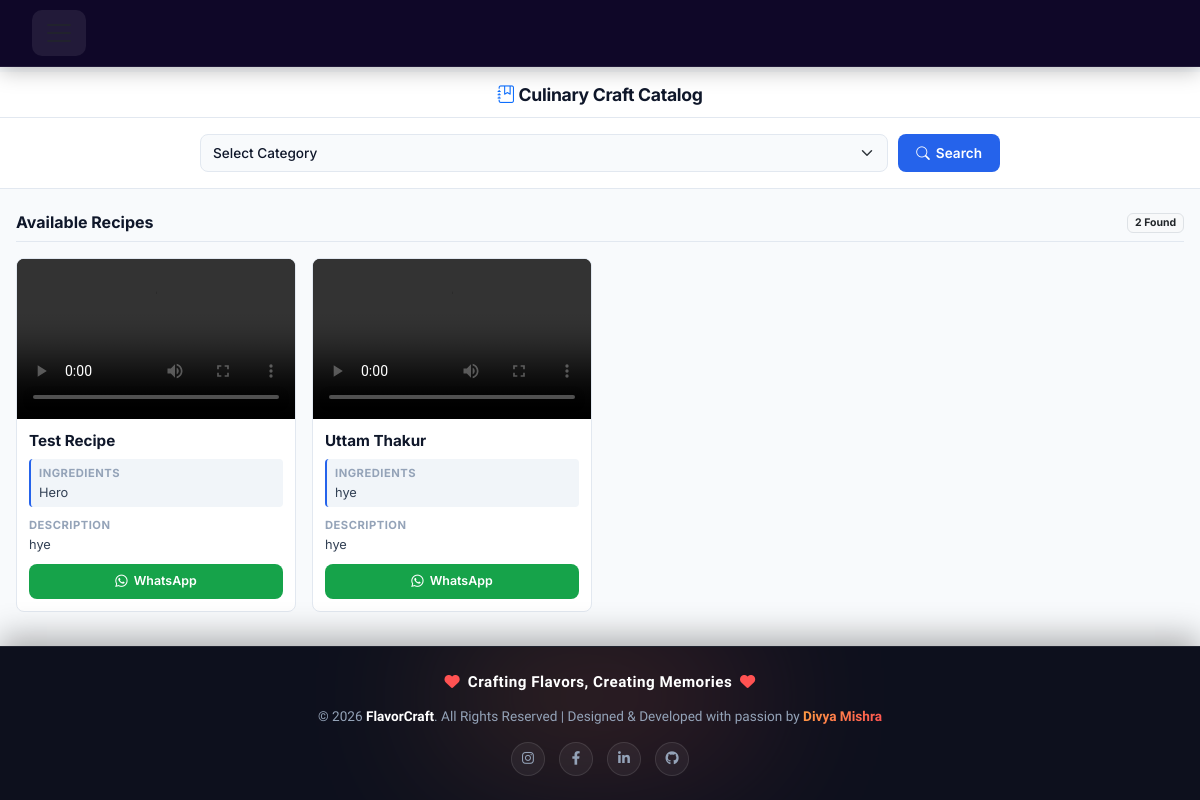
The page /search_video/ (signed in) on the database its author committed.
### project_app/models.py (models this page shows, shortened)
class RecipeVideo(models.Model):
    creator=models.ForeignKey(CreatorDetail,on_delete=models.CASCADE)
    phone = models.CharField(max_length=10)
    name = models.CharField(max_length=150)
    recipe_category = models.CharField(
        max_length=100
    )
    ingredients = models.TextField()
    recipe_video = models.FileField(
        upload_to='recipe_videos/'
    )
    thumbnail = models.ImageField(upload_to="recipe_thumbnails/", blank=True, null=True)
    description = models.TextField()
    cooking_time = models.PositiveIntegerField(default=30)
    difficulty = models.CharField(max_length=30, default='Medium')
    food_type = models.CharField(max_length=20, default='Vegetarian')
    likes = models.PositiveIntegerField(default=0)
    views = models.PositiveIntegerField(default=0)
    status = models.CharField(max_length=20, default='Published')
    servings = models.PositiveIntegerField(default=2)
    date = models.DateField(auto_now_add=True)

### project_app/views.py (the view)
# urls.py: path("search_video/",views.search_video,name="search_video page"),
def search_video(request):
    email_id = request.session.get("session_key")
    if not email_id:
        messages.info(request, "Please login to search recipe videos")
        return redirect("user_login page")
    user_object = UserDetail.objects.get(email=email_id)
    recipe_video_list = RecipeVideo.objects.all().order_by("-date")
    selected_category = ""
    if request.method == "POST":
        selected_category = (request.POST.get("recipe_category") or "").strip()
        if selected_category:
            recipe_video_list = recipe_video_list.filter(recipe_category=selected_category)
    return render(request, "user/search_video.html", {
        "r_key": recipe_video_list,
        "selected_category": selected_category,
        "user_key": user_object,
    })

### project_app/context_processors.py (called while the page is built)
def session_account(request):
    email = request.session.get("session_key")
    role = request.session.get("role")
    account = None
    if email and role == "user":
        account = UserDetail.objects.filter(email=email).first()
    elif email and role == "creator":
        account = CreatorDetail.objects.filter(email=email, is_blocked=False).first()
    if not account:
        return {
            "site_account": None,
            "site_role": None,
            "site_is_logged_in": False,
        }
    return {
        "site_account": account,
        "site_role": role,
        "site_is_logged_in": True,
        "site_account_name": account.name,
    }

### project_app/templates/user/search_video.html (shortened to what this page needs)
<!DOCTYPE html>
{% load static %}
<html lang="en">
<head>
    {% include 'common/common_css.html' %}
    <link rel="stylesheet" href="https://cdn.jsdelivr.net/npm/bootstrap-icons@1.11.1/font/bootstrap-icons.css">
</head>
<body>
    {% include 'user/user_header.html' %}
    <header class="top-navbar text-center">
        <h1 class="brand-title"><i class="bi bi-journal-bookmark text-primary"></i> Culinary Craft Catalog</h1>
    </header>
    <section class="search-section">
        <div class="search-wrapper">
            <form action="/search_video/" method="post">
                <div class="search-box">
                    <div class="flex-grow-1">
                        <select class="form-select form-select-sm-custom" name="recipe_category" required>
                            <option value="" selected disabled>Select Category</option>
                        </select>
                    </div>
                    <button type="submit" class="btn-sm-custom">
                        <i class="bi bi-search"></i> Search
                    </button>
                </div>
            </form>
        </div>
    </section>
    <main class="main-container">
        {% if r_key %}
            <div class="results-header">
                <h2 class="results-title">Available Recipes</h2>
                <span class="badge bg-light text-dark border">{{ r_key|length }} Found</span>
            </div>
            <div class="recipe-grid">
                {% for recipe in r_key %}
                <article class="recipe-card">
                    <div class="video-container">
                        {% if recipe.recipe_video %}
                            <video controls preload="metadata">
                                <source src="{{ recipe.recipe_video.url }}" type="video/mp4">
                            </video>
                        {% else %}
                            <div class="d-flex h-100 align-items-center justify-content-center text-white small">
                                Video unavailable
                            </div>
                        {% endif %}
                    </div>
                    <div class="card-content">
                        <h3 class="recipe-name">{{ recipe.name }}</h3>
                        <div class="ingredients-chip">
                            <div class="section-label">Ingredients</div>
                            <div class="text-block mb-0">{{ recipe.ingredients }}</div>
                        </div>
                        <div>
                            <div class="section-label">Description</div>
                            <p class="text-block">{{ recipe.description }}</p>
                        </div>
                        <a href="https://wa.me/91{{ recipe.phone }}" target="_blank" class="btn-whatsapp-compact">
                            <i class="bi bi-whatsapp"></i> WhatsApp
                        </a>
                    </div>
                </article>
                {% endfor %}
            </div>
        {% else %}
            <div class="empty-box">
                <i class="bi bi-inbox"></i>
                <h6 class="fw-bold mb-1">No Recipe Videos Selected</h6>
                <p class="text-muted small mb-0">Choose a category from the dropdown above to view results.</p>
            </div>
        {% endif %}
    </main>
    {% include 'common/footer.html' %}
</body>
</html>

### project_app/static/css/style.css (style rules this page uses)
* { box-sizing: border-box; }
body { background-image: url(images\background.jpeg); }

### project_app/static/css/responsive.css (style rules this page uses)
html { width: 100%; overflow-x: hidden; }
body { width: 100%; max-width: 100%; overflow-x: hidden; }
img, video, iframe, canvas, svg { max-width: 100%; }
img, video { height: auto; }
input, select, textarea, button { max-width: 100%; }

### project_app/templates/user/search_video.html (style rules this page uses)
:root { --primary: #2563eb; --primary-hover: #1d4ed8; --brand-whatsapp: #16a34a; --brand-whatsapp-hover: #15803d; --bg-base: #f8fafc; --border-color: #e2e8f0; --text-dark: #0f172a; --text-muted: #64748b; --radius: 8px; }
body { font-family: 'Inter', sans-serif; background-color: var(--bg-base); color: var(--text-dark); min-height: 100vh; display: flex; flex-direction: column; font-size: 0.875rem; padding-top: 72px; }
.top-navbar { background: #ffffff; border-bottom: 1px solid var(--border-color); padding: 12px 24px; }
.brand-title { font-size: 1.1rem; font-weight: 700; color: var(--text-dark); margin: 0; letter-spacing: -0.3px; }
.search-section { background: #ffffff; border-bottom: 1px solid var(--border-color); padding: 16px 24px; }
.search-wrapper { max-width: 800px; margin: 0 auto; }
.search-box { display: flex; gap: 10px; align-items: center; }
.form-select-sm-custom { height: 38px; border-radius: var(--radius); border: 1px solid var(--border-color); font-size: 0.85rem; font-weight: 500; color: var(--text-dark); background-color: #f8fafc; transition: all 0.2s; }
.btn-sm-custom { height: 38px; padding: 0 18px; background-color: var(--primary); border: none; border-radius: var(--radius); font-size: 0.85rem; font-weight: 600; color: #ffffff; display: flex; align-items: center; gap: 6px; white-space: nowrap; transition: background 0.2s; }
.main-container { max-width: 1200px; margin: 0 auto; padding: 24px 16px; width: 100%; flex: 1; }
.results-header { display: flex; justify-content: space-between; align-items: center; margin-bottom: 16px; padding-bottom: 8px; border-bottom: 1px solid var(--border-color); }
.results-title { font-size: 1rem; font-weight: 700; margin: 0; }
.recipe-grid { display: grid; grid-template-columns: repeat(auto-fill, minmax(260px, 1fr)); gap: 16px; }
.recipe-card { background: #ffffff; border: 1px solid var(--border-color); border-radius: var(--radius); overflow: hidden; display: flex; flex-direction: column; transition: border-color 0.2s, box-shadow 0.2s; }
.video-container { position: relative; width: 100%; height: 160px; background-color: #000000; }
.video-container video { width: 100%; height: 100%; object-fit: cover; }
.card-content { padding: 12px; display: flex; flex-direction: column; flex: 1; }
.recipe-name { font-size: 0.95rem; font-weight: 700; color: var(--text-dark); margin-bottom: 8px; line-height: 1.3; }
.section-label { font-size: 0.7rem; text-transform: uppercase; letter-spacing: 0.5px; font-weight: 700; color: var(--text-muted); margin-bottom: 2px; }
.text-block { font-size: 0.8rem; color: #334155; line-height: 1.4; margin-bottom: 10px; }
.ingredients-chip { background-color: #f1f5f9; border-radius: 4px; padding: 6px 8px; margin-bottom: 10px; border-left: 2.5px solid var(--primary); }
.btn-whatsapp-compact { margin-top: auto; background-color: var(--brand-whatsapp); color: #ffffff; font-size: 0.775rem; font-weight: 600; padding: 8px 12px; border-radius: var(--radius); text-decoration: none; display: flex; align-items: center; justify-content: center; gap: 6px; transition: background 0.2s; }

### project_app/templates/user/user_header.html (style rules this page uses)
:root { --nav-bg: #0f0728; --offcanvas-bg: linear-gradient(180deg, #120638 0%, #0a0320 100%); --primary-gradient: linear-gradient(135deg, #e65c00 0%, #f9d423 100%); --hover-bg: rgba(255, 255, 255, 0.06); --text-active: #ffffff; --text-muted: #a0a5b5; }

### project_app/templates/common/footer.html (style rules this page uses)
:root { --footer-bg: #0d101d; --footer-card: #13172e; --accent-orange: #ff9f43; --accent-pink: #ff5252; --text-muted: #94a3b8; }

### rows shown on the page
RecipeVideo: name "Test Recipe", ingredients "Hero", description "hye"
RecipeVideo: name "Uttam Thakur", ingredients "hye", description "hye"

### other values the page prints
{{ r_key|length }} "2"
